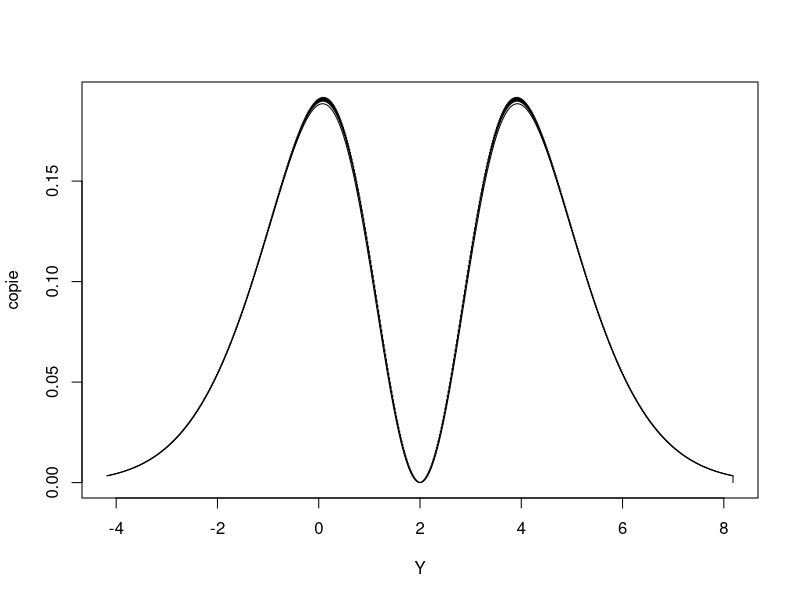
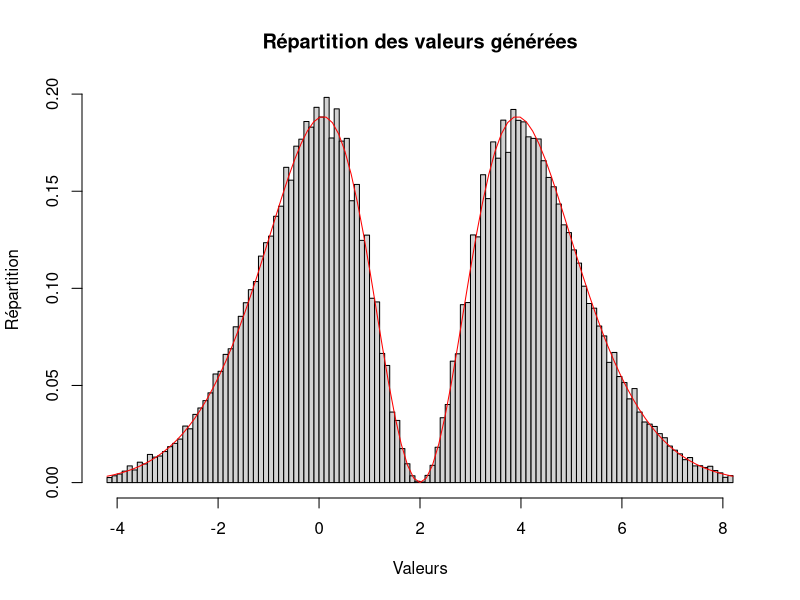

These figures' R source, in order:
rm(list=ls())
set.seed(5)
#Nombre de boites du ziggourat sur la moitié droite de chaques lois normales
numberOfBoxes=400
#MAtrice définissant le mélange, la première colonne représente les coefficients, 
#la deuxième colonne représente les moyennes et le troisième représente les écarts types
X=matrix(c(2,2,2,-1,2,1),ncol=3,byrow=TRUE)
Ziggourat=function(r1,r2,numberOfBoxes,mu=0,sigma=1){
  const=sigma*sqrt(2*pi)
  f<-function(x){
    return ((1/const)*exp((-(x-mu)^2)/(2*sigma^2)))
  }
  #Génere le ziggourat supérieur à la courbe sur la partie décroissante jusqu'au point r qui est le plus distants du mode entre r1 et r2
  if(abs(mu-r1)>abs(mu-r2)){
    r=mu+abs(mu-r1)
  }
  else{
    r=r2
  }
  
  L=seq(mu,r,(r-mu)/numberOfBoxes)
  Hauteurs<-f(L)
  return(list(L,Hauteurs))
}
ZiggouratInscrit=function(r1,r2,numberOfBoxes,mu=0,sigma=1){
  #Génère un ziggourat supérieur à la courbe
  result=Ziggourat(r1,r2,numberOfBoxes+1,mu,sigma)
  L=result[1][[1]]
  Hauteurs=result[2][[1]]
  #Décale le ziggourat vers la gauche le placer sous la courbe
  L=L[2:(length(L)-1)]
  Hauteurs=Hauteurs[2:(length(Hauteurs))]
  
  #Copie le ziggourat par symétrie sur la partie croissante
  L1=rev(mu-abs(mu-L[1:(length(L))]))
  cutGauche=which(L1>=r1)
  cutDroit=which(L<=r2)
  L=c(L1[cutGauche], L[cutDroit])
  Hauteurs=c(rev(Hauteurs[1:(length(Hauteurs)-1)])[cutGauche],Hauteurs[2:(length(Hauteurs))][cutDroit])
  
  return(list(L,-Hauteurs))
}
ZiggouratExte=function(r1,r2,numberOfBoxes,mu=0,sigma=1){
  result=Ziggourat(r1,r2,numberOfBoxes,mu,sigma)
  
  
  L=result[1][[1]]
  Hauteurs=result[2][[1]]
  #Recopie le ziggourat par symétrie sur la partie croissante
  L1=rev(mu-abs(mu-L[2:(length(L))]))
  L=L[2:length(L)]
  cutGauche=which(L1>=r1)
  cutDroit=which(L<=r2)
  L=c(L1[cutGauche], L[cutDroit])
  Hauteurs=c(rev(Hauteurs[1:(length(Hauteurs)-1)])[cutGauche],Hauteurs[2:(length(Hauteurs))][cutDroit])
  return(list(L,Hauteurs))
}






tracer=function(X, hauteur){
  #Trace la courbe 2*N(2,2)-N(2,1) et le ziggourat définie par X et hauteur
  epsilon=0.00001
  Y=c()
  copie=c()
  Y[1]=X[1]
  for(i in 1:length(X)){
    Y[2*i]=X[i]
    Y[(2*i)+1]=X[i+1]-epsilon
    copie[2*i]=hauteur[i]
    copie[(2*i)+1]=hauteur[i]
    
  }
  plot(Y,copie,type="l")
  print((Y[length(Y)-1]-Y[2])/400)
  Y=seq(Y[2],Y[length(Y)-1], (Y[length(Y)-1]-Y[2])/400)
  lines(Y,2*dnorm(Y,2,2)-dnorm(Y,2,1))
  
}

points<-list()
hauteur=list()


r1=qnorm(0.001,min(X[,2]),max(X[,3]))
r2=qnorm(0.999,max(X[,2]),max(X[,3]))

#Génere les ziggourats stockés dans points et hauteurs ou points représente les abcisses de changement de hauteur
#Et hauteur[[1]][i] représente la hauteur du ziggourat entre points[[1]][i] et points[[1]][[i+1]]
for(i in 1:nrow(X)){
  if(X[i,1]>0){
    result=ZiggouratExte(r1,r2,numberOfBoxes,X[i,2],X[i,3])
    points<- c(points,list(result[1][[1]]))
    hauteur<- c(hauteur,list(result[2][[1]]*X[i,1]))
  }
  if(X[i,1]<0){
    result=ZiggouratInscrit(r1,r2,numberOfBoxes,X[i,2],X[i,3])
    points<- c(points,list(result[1][[1]]))
    hauteur<- c(hauteur,list(result[2][[1]]*-1*X[i,1]))
  }
  
}

L=c()
for(i in 1:length(points)){
  L=c(L,points[[i]])
}
L=sort(L)


H=rep(0,length(L))
Debut=rep(1:length(points))

#Additionne toutes les hauteurs des ziggourats entre L[i] et L[i+1] pour obtenir H[i]
for(i in 1:length(L)){
  for(j in 1:length(points)){
    for(z in Debut[j]:(length(hauteur[[j]])-1)){
      if(L[i]>=points[[j]][z] && L[i]<points[[j]][z+1]){
        H[i]=H[i]+hauteur[[j]][z]
        Debut[j]=z
        break
        
      }
      else if(L[i]> points[[j]][length(points[[j]])]){
        H[i]=H[i]+hauteur[[j]][z]
        Debut[j]=length(points[[j]])
        break
      }
    }
  }
}

tracer(L,H)



CalculAire=function(L,H){
  #Calcul l'aire sous le ziggourat
  Aire=0
  for(i in 1:(length(L)-1)){
    Aire=Aire+((L[i+1]-L[i])*H[i])
  }
  return(Aire)
}



CalculAireCumule=function(L,H){
  #Renvoie une liste de l'aire cumulé du ziggourat
  Aire=c(((L[2]-L[1])*H[1]))
  for(i in 2:(length(L)-1)){
    Aire=c(Aire,Aire[length(Aire)]+((L[i+1]-L[i])*H[i]))
  }
  
  return(Aire)
}



simulate=function(L,H,X,r1,r2,n=1000){
  f=function(x){
    y=0
    for(i in 1:nrow(X)){
      y=y+X[i,1]*dnorm(x,X[i,2],X[i,3])
    }
    return(y)
  }
  
  #Calcul l'aire Cumule et la normalise
  AireCumule=CalculAireCumule(L,H)
  Aire=CalculAire(L,H)
  AireCumuleAjuste=AireCumule/Aire
  
  
  U1=runif(n)
  nbAGenerer=rep(0,length(L))
  nbGenere=0
  res=rep(0,n)
  for(i in 1:(length(AireCumuleAjuste)-1)){
    nbGenere=0
    #Choisis selon quel rectangle du ziggourat on va générer
    AGenerer=which(U1<AireCumuleAjuste[i+1] & U1>=AireCumuleAjuste[i])
    nbAGenerer[i]=length(AGenerer)
    #Acceptation rejet
    while(nbGenere<nbAGenerer[i]){
      #Une fois que l'on sait dans quel rectangle tirer Y, C'est une loi uniforme entre 2 points
      Y=runif((nbAGenerer[i]-nbGenere)*1.1,min=L[i],max=L[i+1])
      U2=runif((nbAGenerer[i]-nbGenere)*1.1)
      Acceptes=which(H[i]*U2<=f(Y))
      if(length(Acceptes)>0){
        res[AGenerer[(nbGenere+1):min((nbGenere+length(Acceptes)),nbAGenerer[i])]]=Y[Acceptes[1:min(nbAGenerer[i],length(Acceptes))]]
        nbGenere=nbGenere+length(Acceptes)
      }
    }
  }
  return(res)
}
res=simulate(L,H,X,r1,r2,100000)
p1=hist(main="Répartition des valeurs générées",xlab="Valeurs",ylab="Répartition",res,breaks=100,freq=FALSE)
curve(2*dnorm(x,2,2)-dnorm(x,2,1),add=TRUE,col="red")




